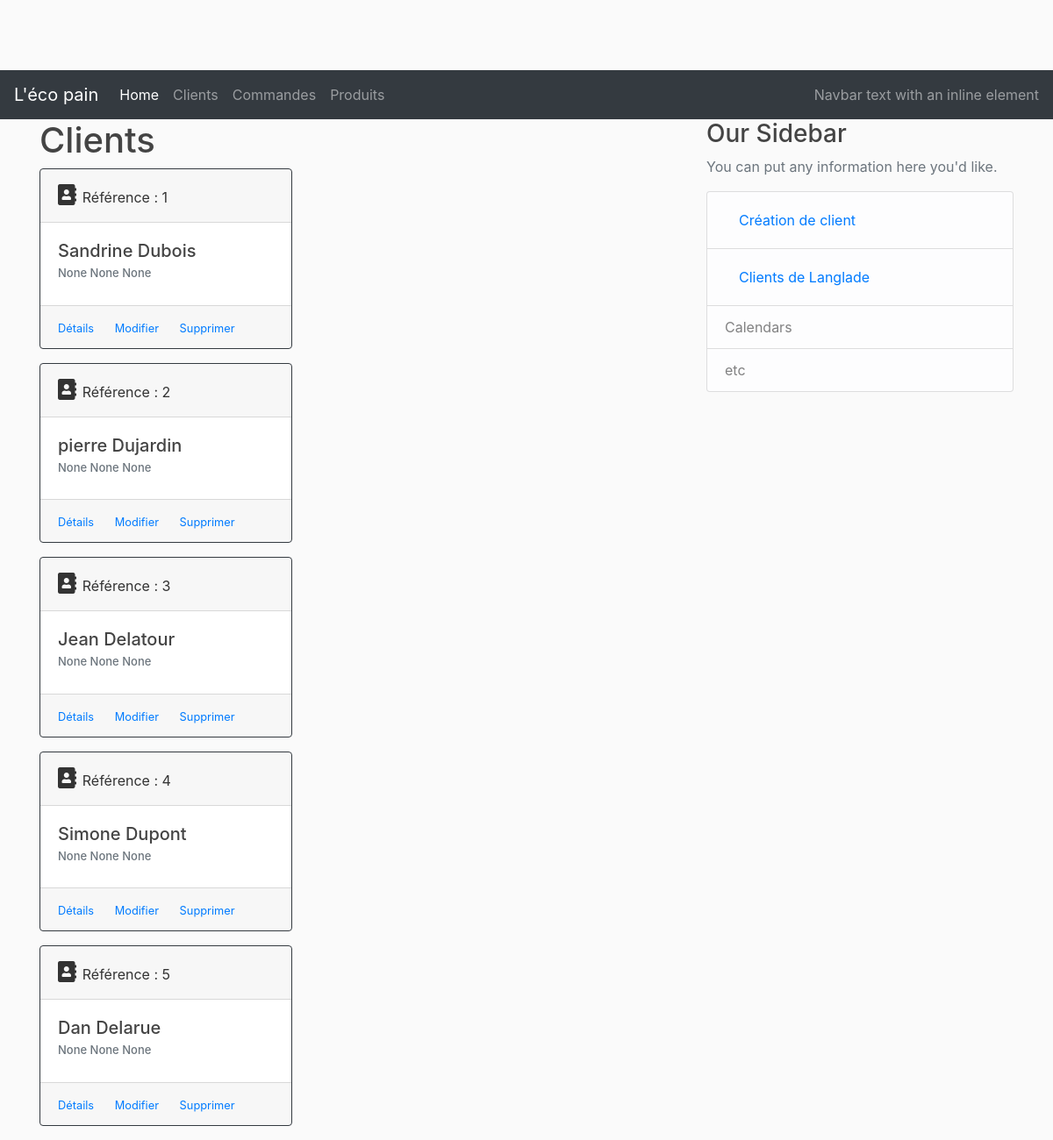
The page /customers on the database as committed earlier.
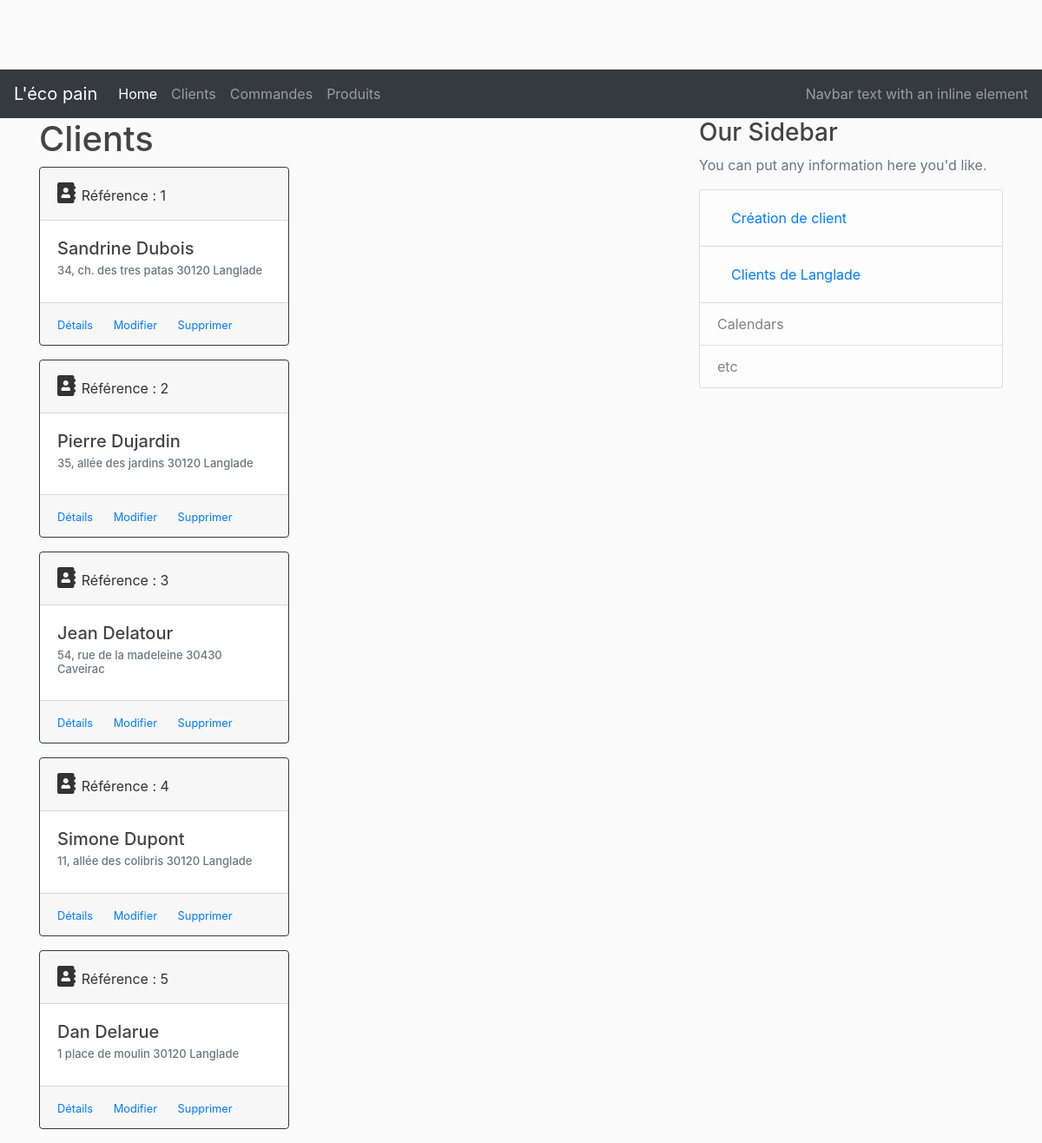
The same page on the database as committed later.
### lecopain/models.py (models this page shows, shortened)
class Customer(db.Model):
    __tablename__ = 'customers'
    id =  db.Column(db.Integer, primary_key=True)
    firstname = db.Column(db.String(50), nullable=False)
    lastname = db.Column(db.String(50), nullable=False)
    address = db.Column(db.String(200))
    cp = db.Column(db.String(20))
    city = db.Column(db.String(50))
    email = db.Column(db.String(200), nullable=False)
    created_at = db.Column(db.DateTime, nullable=False, default=datetime.utcnow)
    orders = db.relationship('Order', backref='owner', lazy=True)

### lecopain/controllers/customer_controller.py (the view)
@customer_page.route("/customers", methods=['GET', 'POST'])
def customers():
   customers = Customer.query.all()
   return render_template('/customers/customers.html', customers=customers)

### lecopain/templates/customers/customers.html (shortened to what this page needs)
{% extends "layout.html" %}
{% block content %}
<h1>Clients</h1>
    {% for customer in customers %}
    <div class="card border-dark mb-3" style="width: 18rem;">
        <div class="card-header">
                <span style="font-size: 24px;">
                        <i class="fas fa-address-book "></i>
                </span> Référence : {{customer.id}}
        </div>
        <div class="card-body">
            <h5 class="card-title">
                {{customer.firstname}} {{customer.lastname}}
            </h5>
            <h6 class="card-subtitle mb-2 text-muted" style="font-size:13px;">{{ customer.address }} {{ customer.cp }} {{ customer.city }}</h6>
        </div>
        <div class="card-footer">
            <small class="text-muted">
                <a href="/customers/{{customer.id}}" class="card-link">Détails</a>
                <a href="/customers/{{customer.id}}/update" class="card-link">Modifier</a>
                <a href="/customers/{{customer.id}}/delete" class="card-link">Supprimer</a>
            </small>
        </div>
    </div>
    {% endfor %}
{% endblock %}
{% block right_menu %}
<div class="content-section">
    <h3>Our Sidebar</h3>
    <p class='text-muted'>You can put any information here you'd like.
        <ul class="list-group">
        <li class="list-group-item list-group-item-light">
            <a class="nav-link" href="/customers/new">Création de client</a></li>
        <li class="list-group-item list-group-item-light">
            <a class="nav-link" href="/customers/city/Langlade">Clients de Langlade</a></li>
        <li class="list-group-item list-group-item-light">Calendars</li>
        <li class="list-group-item list-group-item-light">etc</li>
        </ul>
    </p>
</div>
{% endblock %}

### lecopain/templates/layout.html (shortened to what this page needs)
<!DOCTYPE html>
<html>
    <head>
        <link rel="stylesheet" href="https://stackpath.bootstrapcdn.com/bootstrap/4.2.1/css/bootstrap.min.css" />
        <link rel="stylesheet" type="text/css" href="{{ url_for('static', filename='main.css')}}" />
        <link rel="stylesheet" href="https://use.fontawesome.com/releases/v5.7.1/css/all.css" />
        <link rel="stylesheet" href="https://cdnjs.cloudflare.com/ajax/libs/tempusdominus-bootstrap-4/5.0.0-alpha14/css/tempusdominus-bootstrap-4.min.css" />
    </head>
    <body>
        <nav class="navbar navbar-expand-lg navbar-dark bg-dark">
                <a class="navbar-brand" href="#">L'éco pain</a>
                <div class="collapse navbar-collapse" id="navbarText">
                  <ul class="navbar-nav mr-auto">
                    <li class="nav-item active">
                      <a class="nav-link" href="/">Home <span class="sr-only">(current)</span></a>
                    </li>
                    <li class="nav-item">
                      <a class="nav-link" href="/customers">Clients</a>
                    </li>
                    <li class="nav-item">
                      <a class="nav-link" href="/orders">Commandes</a>
                    </li>
                    <li class="nav-item">
                        <a class="nav-link" href="/products">Produits</a>
                      </li>
                  </ul>
                  <span class="navbar-text">
                    Navbar text with an inline element
                  </span>
                </div>
              </nav>
        <div class="container">
                <div class="row">
                  <div class="col-md-8">
                    {% block content %}  {% endblock %}
                  </div>
                  <div class="col-md-4">
                      {% block right_menu %} {% endblock %}
                  </div>
                </div>
            </div>
    </body>
</html>

### lecopain/static/main.css (style rules this page uses)
body { background: #fafafa; color: #333333; margin-top: 5rem; }
h1, h2, h3, h4, h5, h6 { color:#444444; }

Rows that differ between the two databases and show on the page:
changed Customer "Sandrine": address "None" → "34, ch. des tres patas"; cp "None" → "30120"; city "None" → "Langlade"
changed Customer "Dujardin": firstname "pierre" → "Pierre"; address "None" → "35, allée des jardins"; cp "None" → "30120"; city "None" → "Langlade"
changed Customer "Jean": address "None" → "54, rue de la madeleine"; cp "None" → "30430"; city "None" → "Caveirac"
changed Customer "Simone": address "None" → "11, allée des colibris"; cp "None" → "30120"; city "None" → "Langlade"
changed Customer "Dan": address "None" → "1 place de moulin"; cp "None" → "30120"; city "None" → "Langlade"
